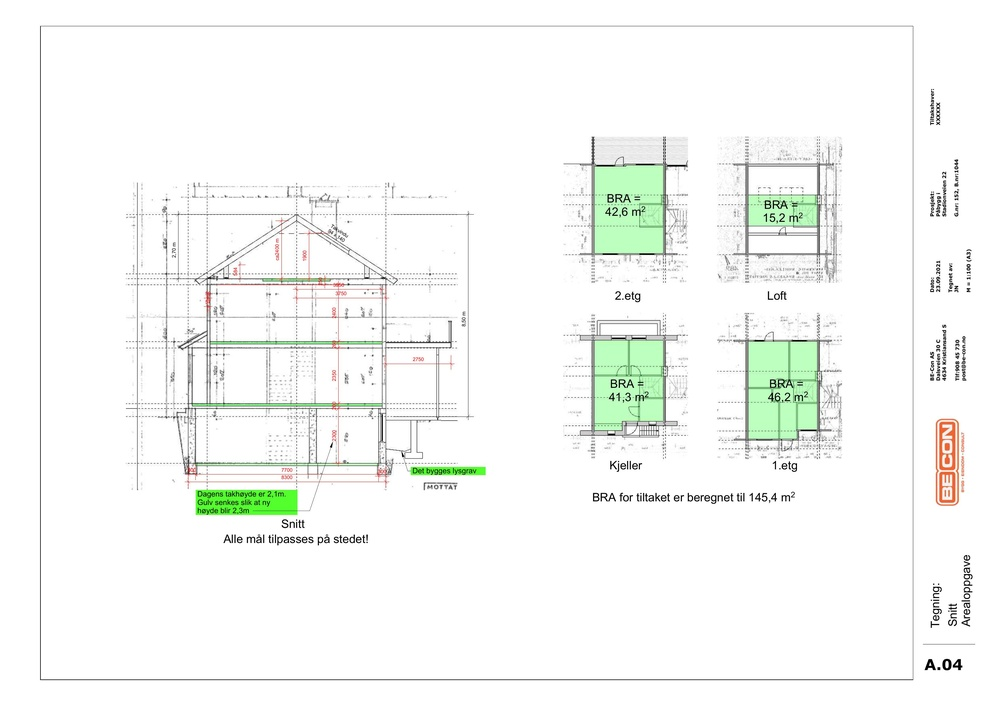
#> input picture all_data_json/images/692618.PDF_page_1.jpg, 999 x 706 px, shrunk from 3308 x 2339 before the run
$ python -i utils.py   (imports and definitions only)
#> lines starting #> are read from the running program, lines starting #| are printed output that depends on the picture; after the words box and inside, x2 and y2 are one past the last pixel; in counts of white or black regions, pixels touching at a corner belong together
#> further down, picture is the input picture: shape (706, 999, 3); mean B, G, R 245.8, 248.5, 246.3
from pydantic import BaseModel
from typing import List, Optional
from dataclasses import dataclass
import os
from difflib import SequenceMatcher
import numpy as np
import cv2
from shapely.geometry import Point, Polygon
import re

from .data_structures import TextData, RoomArea
from config import Config


# [5 lines left out: function load_txt_files, not called in this run]


class StringMatcher:

    # [54 lines left out: functions find_matches, regex_area, crop_image, filter_text_within_object, not called in this run]

def preprocess_image(image):
    gray = cv2.cvtColor(image, cv2.COLOR_BGR2GRAY)
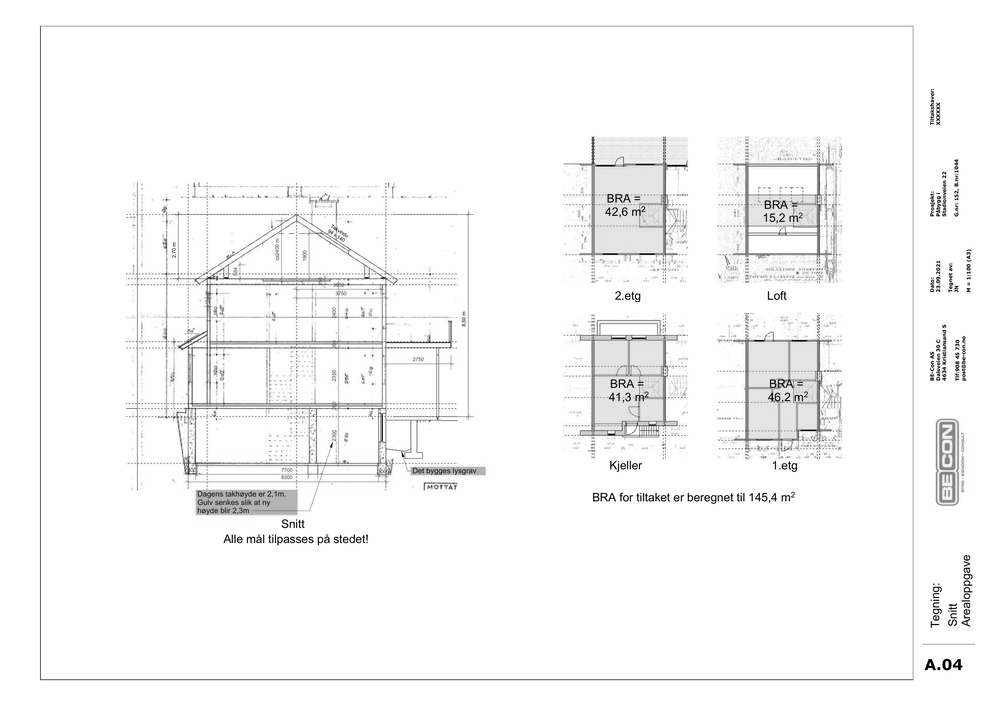
#> gray: shape (706, 999); min 0, max 255, mean 247.5
    blur = cv2.GaussianBlur(gray,(3,3), 0)
    thresh = cv2.threshold(blur, 0, 255, cv2.THRESH_BINARY_INV + cv2.THRESH_OTSU)[1]
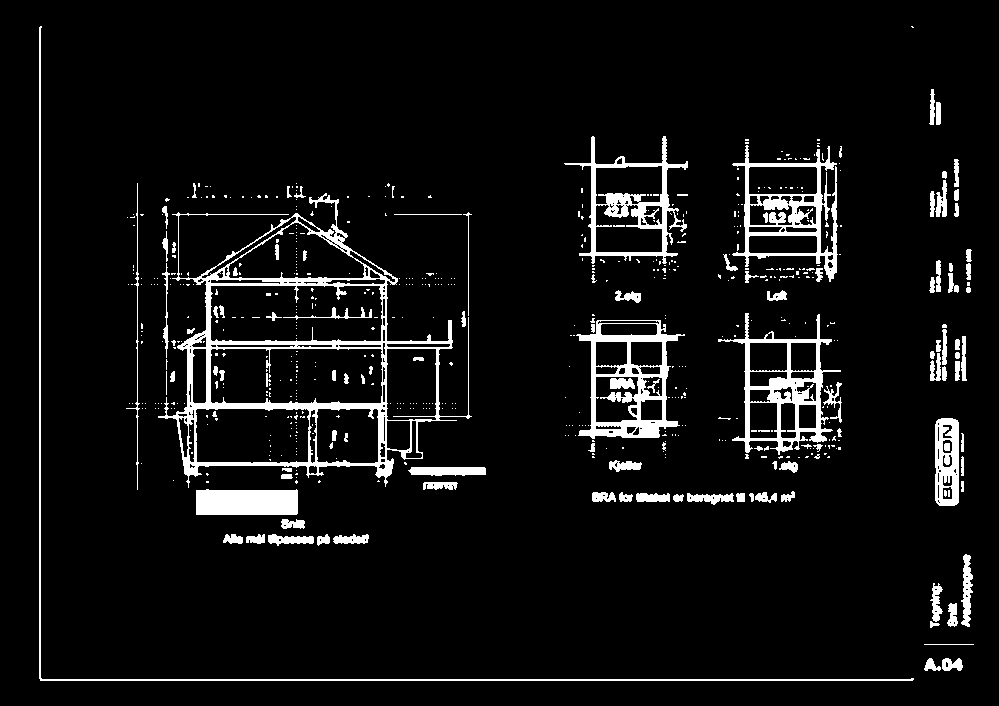
#> thresh: shape (706, 999); 6.5% white; 616 white regions (498 under 20 px), largest, box (x1, y1, x2, y2) and area: (158, 193, 472, 488) 10790, (576, 320, 685, 439) 4089, (718, 313, 841, 455) 3874
    return thresh

def extract_float(text):
    match = re.search(r"\d+(\.\d+)?", text)
    return float(match.group()) if match else None

class Floorplan:
    def __init__(self):
        self.matcher = StringMatcher()

    # [80 lines left out: functions get_rooms_text, get_BRA_info, get_BYA_info, not called in this run]
                    #return closest_area

    def is_point_in_polygon(self, point, polygon):
        """Check if a point is inside a polygon."""
        return polygon.contains(Point(point))


    # [38 lines left out: function get_area_info, not called in this run]


>>> import cv2
>>> picture = cv2.imread('../../../all_data_json/images/692618.PDF_page_1.jpg')
>>> result = preprocess_image(picture)

$ run again, on all_data_json/images/E-Tegninger - 2021-09-23 (flyttet)_page_1.jpg
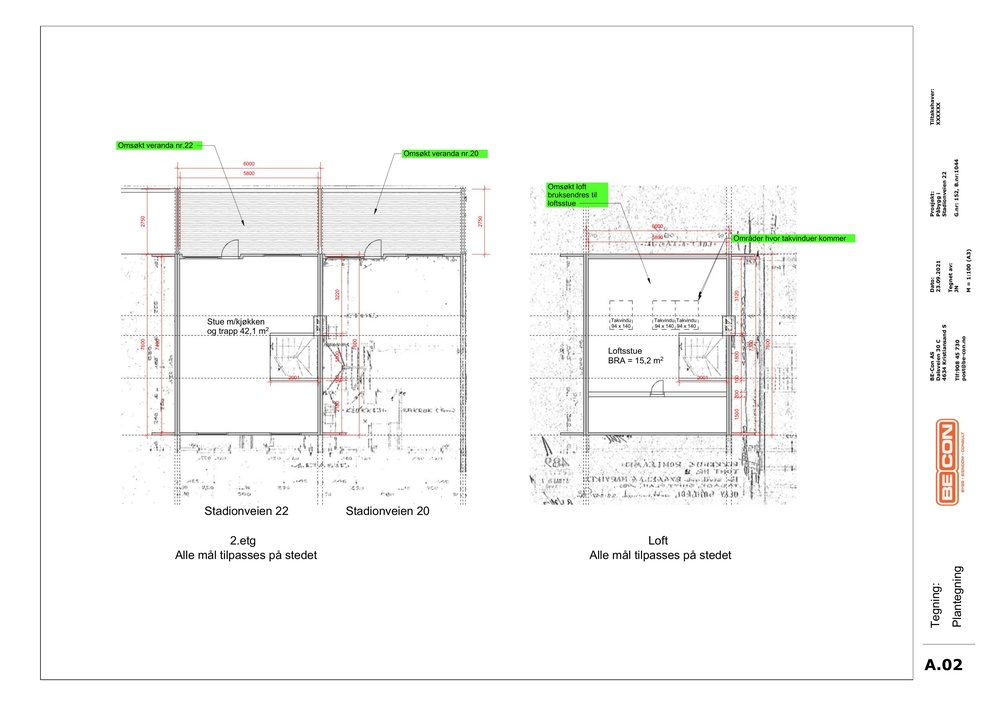
#> input picture all_data_json/images/E-Tegninger - 2021-09-23 (flyttet)_page_1.jpg, 999 x 706 px, shrunk from 3308 x 2339 before the run
#> picture is the input picture: shape (706, 999, 3); mean B, G, R 246.7, 247.8, 247.5
#> in preprocess_image, `thresh = cv2.threshold(blur, 0, 255, cv2.THRESH_BINARY_INV + cv2.THRES..`:
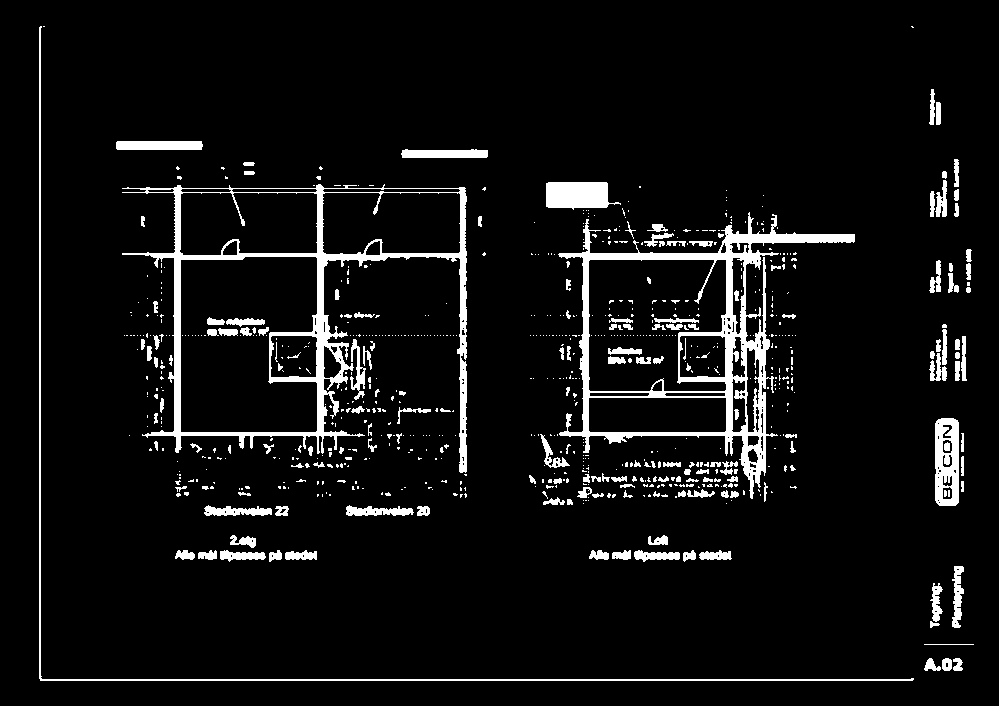
#> thresh: shape (706, 999); 6.5% white; 766 white regions (597 under 20 px), largest, box (x1, y1, x2, y2) and area: (558, 212, 855, 499) 11304, (122, 184, 467, 473) 10668, (39, 26, 914, 681) 3059

$ run again, on all_data_json/images/Exterior drawing - existing_page_1.jpg
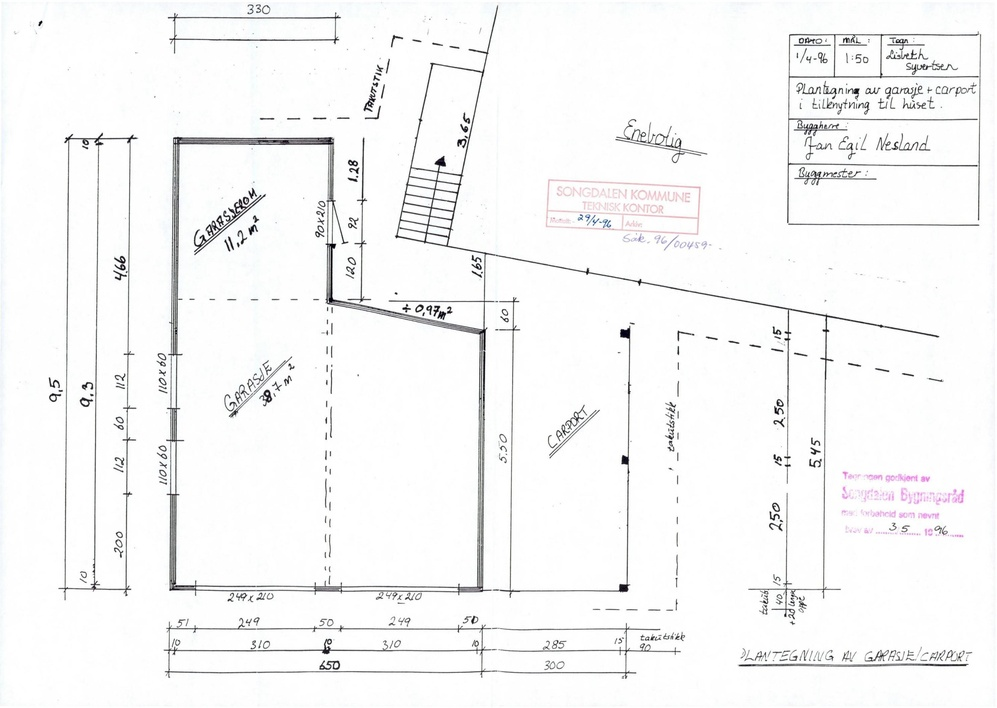
#> input picture all_data_json/images/Exterior drawing - existing_page_1.jpg, 997 x 708 px, shrunk from 3305 x 2347 before the run
#> picture is the input picture: shape (708, 997, 3); mean B, G, R 246.9, 246.7, 246.7
#> in preprocess_image, `thresh = cv2.threshold(blur, 0, 255, cv2.THRESH_BINARY_INV + cv2.THRES..`:
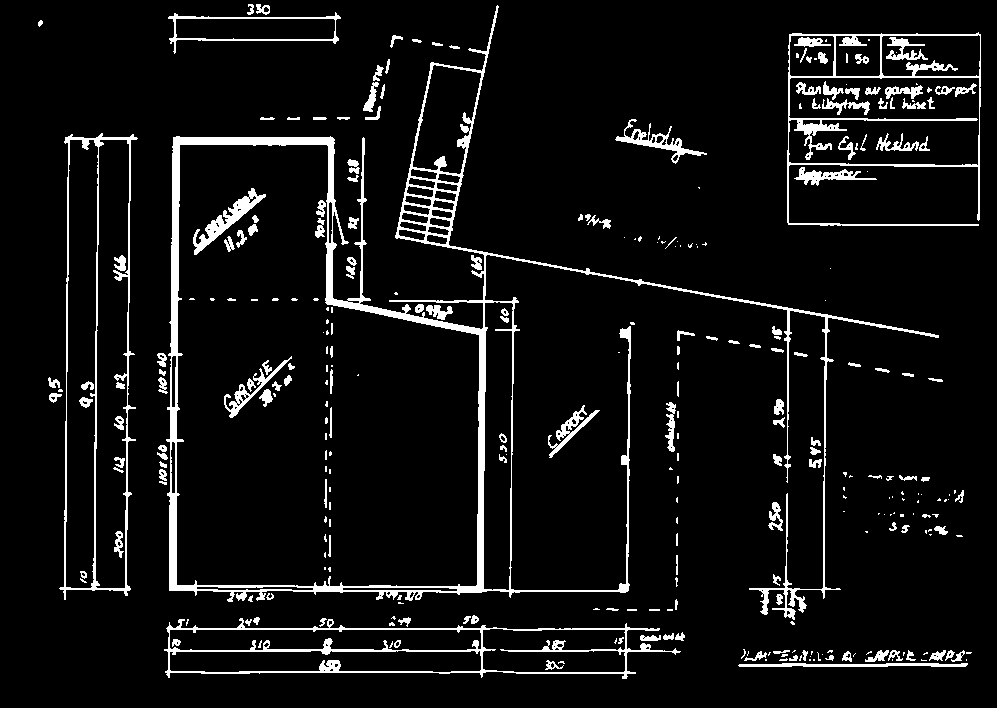
#> thresh: shape (708, 997); 6.8% white; 311 white regions (141 under 20 px), largest, box (x1, y1, x2, y2) and area: (166, 5, 939, 620) 19009, (164, 618, 681, 679) 4241, (787, 32, 981, 226) 3869

$ run again, on all_data_json/images/Grovikstien 4_nytt_plan_page_1.jpg
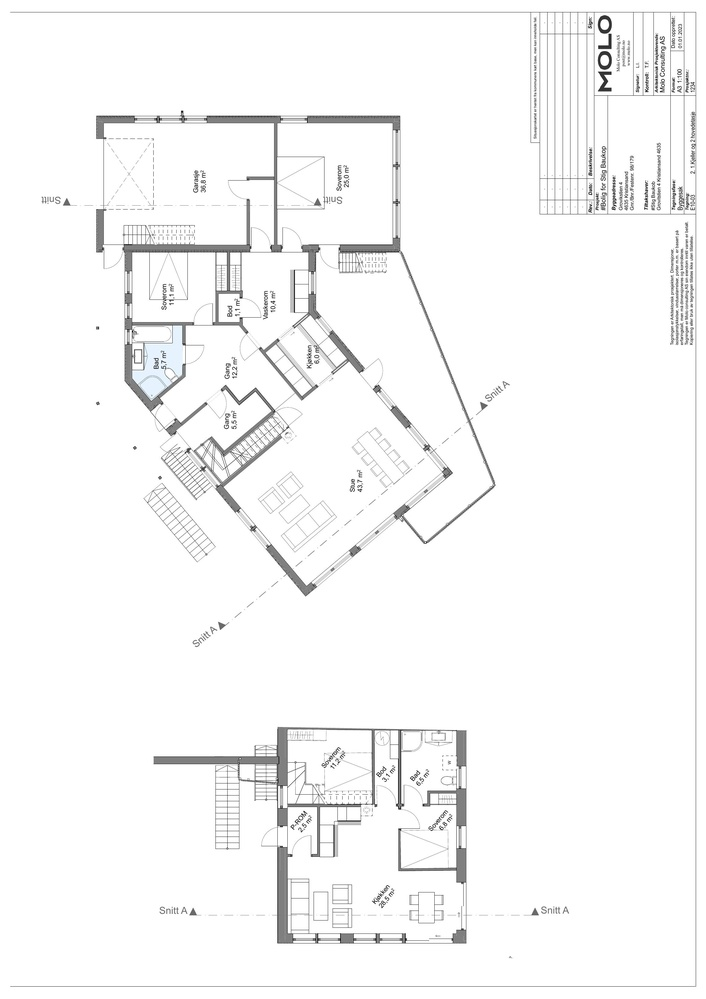
#> input picture all_data_json/images/Grovikstien 4_nytt_plan_page_1.jpg, 706 x 999 px, shrunk from 2339 x 3309 before the run
#> picture is the input picture: shape (999, 706, 3); mean B, G, R 247.8, 247.7, 247.7
#> in preprocess_image, `thresh = cv2.threshold(blur, 0, 255, cv2.THRESH_BINARY_INV + cv2.THRES..`:
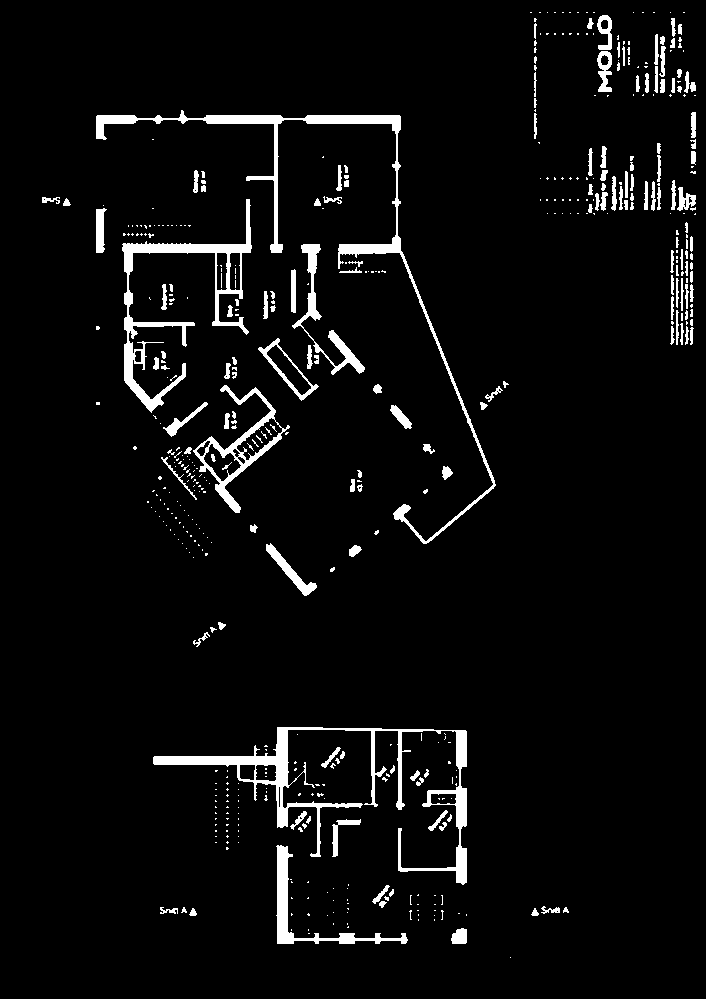
#> thresh: shape (999, 706); 4.7% white; 518 white regions (362 under 20 px), largest, box (x1, y1, x2, y2) and area: (153, 727, 467, 885) 5984, (96, 110, 496, 544) 5411, (122, 199, 252, 413) 4132
